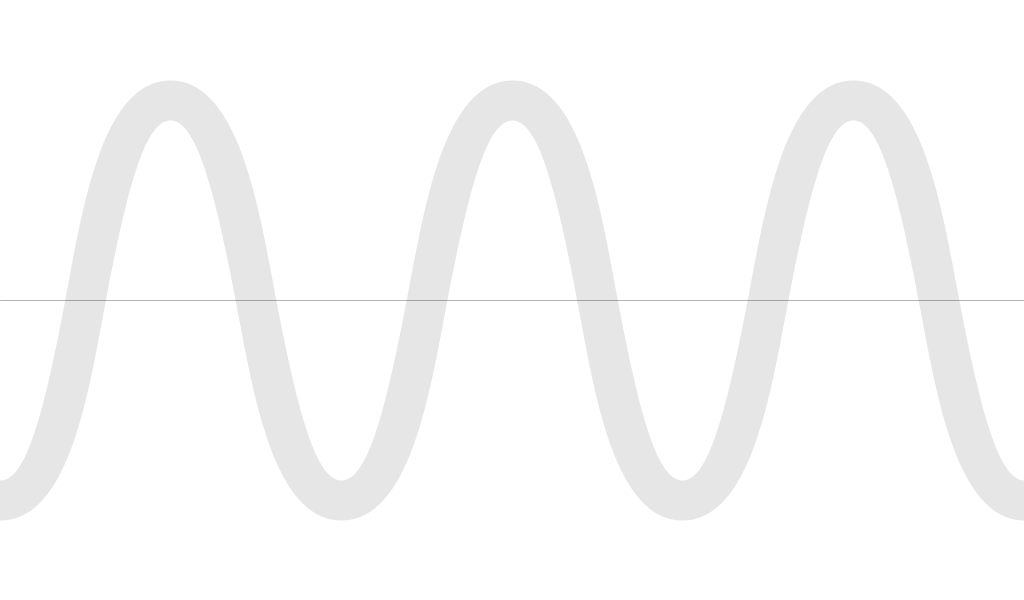
Frame 1 (no input)
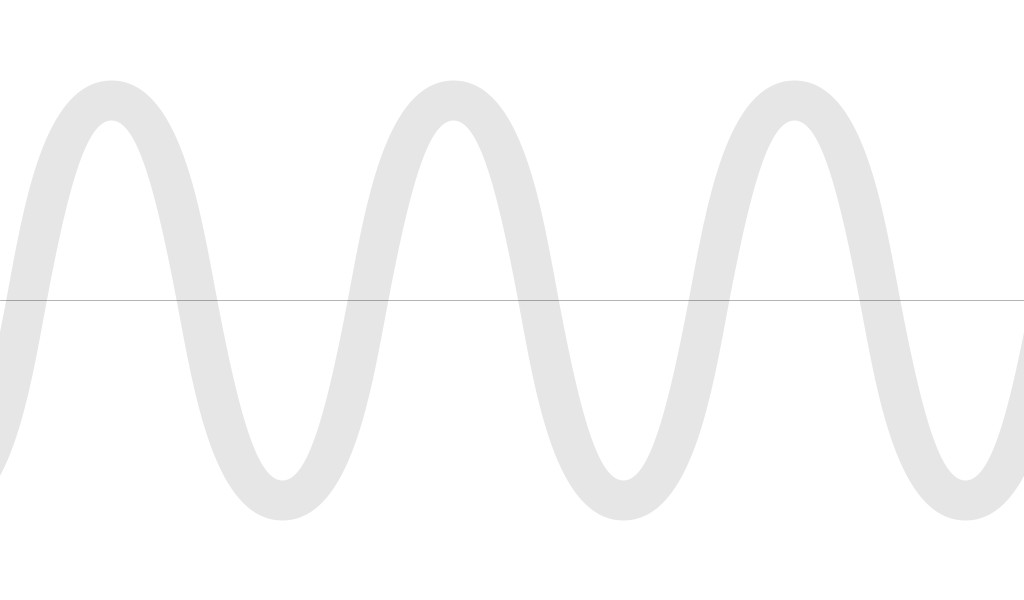
Frame 60 (the mouse pressed at the canvas centre just before this capture)
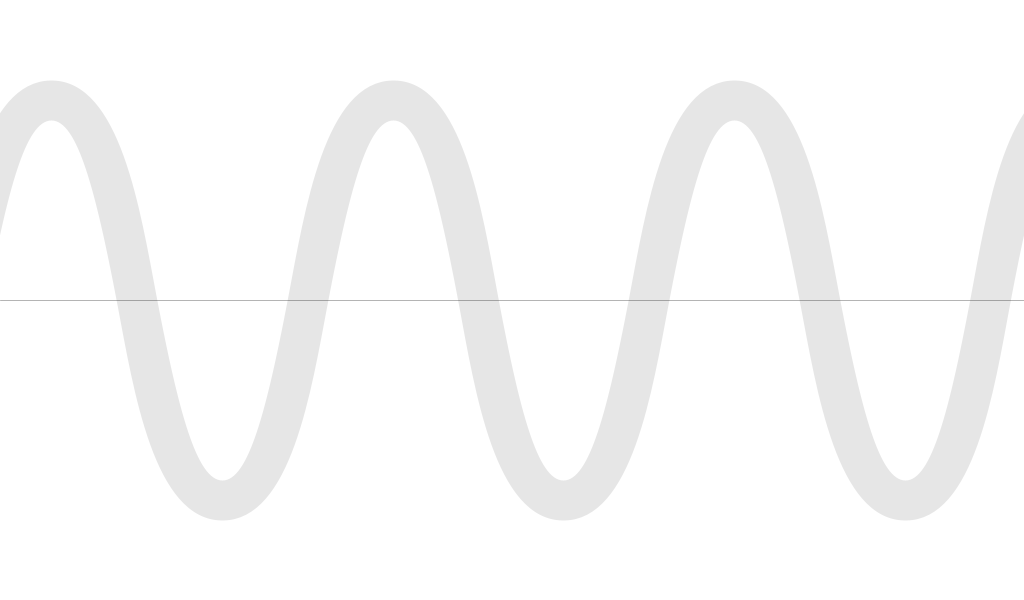
Frame 120 (the mouse held since frame 60 and released just before this capture)

The Processing sketch that drew these frames (run headless with seeded random() and noise(); from frame 60 on, the mouse is pressed at the canvas centre):

// Processing sketch: sine_curve
// ── sine_curve.pde
float waveStart = 0;
float waveOffset = 1;
float waveCount = 6;
float waveLength = width/waveCount;

void setup(){
	size(1024, 600);
}

void draw(){
	background(255);
	drawSineCurve(waveStart, waveCount);	
	waveStart -= 1;
}

void drawSineCurve(float xStart, float _waveCount){
	float _waveLength = width/_waveCount;
	pushStyle();
		smooth();
		noFill();
		ellipseMode(CENTER);
		pushMatrix();
			translate(0, height/2); //move the coordinate system down to the middle of the screen
			strokeWeight(1);
			stroke(180);
			line(0, 0, width, 0);
			strokeWeight(40);
			stroke(0, 25);
			beginShape(); //start drawing the curve
				float yPos = 200; //height of curve
				float controlLength = _waveLength/1.8;
				vertex(xStart, yPos);
				for(float i=xStart; i<width+_waveLength; i+=_waveLength){
					//calculate first control point
					float cp1X = i+controlLength;
					//calculate next point on curve
					float nextPtX = i+_waveLength;
					//calculate second control point
					float cp2X = nextPtX-controlLength;
					bezierVertex(cp1X, yPos, cp2X, yPos*-1, nextPtX, yPos*-1);
					yPos*=-1;					
				}
			endShape();
		popMatrix();
	popStyle();
}
